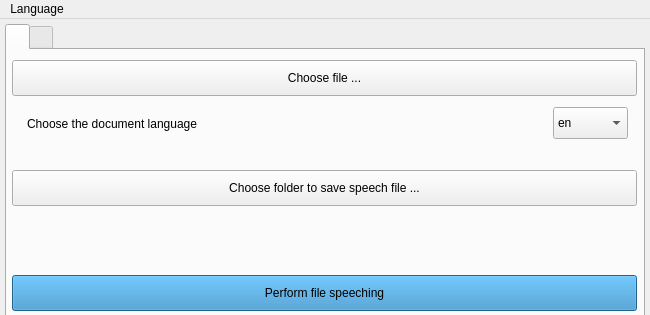
<?xml version="1.0" encoding="UTF-8"?>
<ui version="4.0">
 <class>MainWindow</class>
 <widget class="QMainWindow" name="MainWindow">
  <property name="geometry">
   <rect>
    <x>0</x>
    <y>0</y>
    <width>650</width>
    <height>315</height>
   </rect>
  </property>
  <property name="minimumSize">
   <size>
    <width>650</width>
    <height>315</height>
   </size>
  </property>
  <property name="maximumSize">
   <size>
    <width>650</width>
    <height>315</height>
   </size>
  </property>
  <property name="windowTitle">
   <string>LettersVoice</string>
  </property>
  <property name="windowIcon">
   <iconset>
    <normaloff>../f68dbafa/document-speech.png</normaloff>../f68dbafa/document-speech.png</iconset>
  </property>
  <property name="toolButtonStyle">
   <enum>Qt::ToolButtonTextOnly</enum>
  </property>
  <widget class="QWidget" name="centralwidget">
   <property name="maximumSize">
    <size>
     <width>109543</width>
     <height>109543</height>
    </size>
   </property>
   <widget class="QTabWidget" name="tabWidget">
    <property name="geometry">
     <rect>
      <x>5</x>
      <y>5</y>
      <width>640</width>
      <height>305</height>
     </rect>
    </property>
    <property name="minimumSize">
     <size>
      <width>640</width>
      <height>305</height>
     </size>
    </property>
    <property name="maximumSize">
     <size>
      <width>640</width>
      <height>305</height>
     </size>
    </property>
    <property name="currentIndex">
     <number>0</number>
    </property>
    <property name="iconSize">
     <size>
      <width>24</width>
      <height>24</height>
     </size>
    </property>
    <widget class="QWidget" name="document_tab">
     <attribute name="icon">
      <iconset>
       <normaloff>../f68dbafa/document-speech.png</normaloff>../f68dbafa/document-speech.png</iconset>
     </attribute>
     <attribute name="title">
      <string/>
     </attribute>
     <widget class="QPushButton" name="btnChooseFile">
      <property name="geometry">
       <rect>
        <x>5</x>
        <y>10</y>
        <width>625</width>
        <height>36</height>
       </rect>
      </property>
      <property name="focusPolicy">
       <enum>Qt::ClickFocus</enum>
      </property>
      <property name="layoutDirection">
       <enum>Qt::LeftToRight</enum>
      </property>
      <property name="text">
       <string>Choose file ...</string>
      </property>
     </widget>
     <widget class="QWidget" name="">
      <property name="geometry">
       <rect>
        <x>10</x>
        <y>50</y>
        <width>611</width>
        <height>47</height>
       </rect>
      </property>
      <layout class="QHBoxLayout" name="horizontalLayout">
       <item>
        <widget class="QLabel" name="label">
         <property name="sizePolicy">
          <sizepolicy hsizetype="Preferred" vsizetype="Fixed">
           <horstretch>20</horstretch>
           <verstretch>20</verstretch>
          </sizepolicy>
         </property>
         <property name="minimumSize">
          <size>
           <width>0</width>
           <height>45</height>
          </size>
         </property>
         <property name="maximumSize">
          <size>
           <width>16777215</width>
           <height>45</height>
          </size>
         </property>
         <property name="text">
          <string>Choose the document language</string>
         </property>
         <property name="textFormat">
          <enum>Qt::PlainText</enum>
         </property>
         <property name="margin">
          <number>0</number>
         </property>
         <property name="indent">
          <number>10</number>
         </property>
        </widget>
       </item>
       <item>
        <widget class="QComboBox" name="cmbSpeechLanguage_1">
         <property name="minimumSize">
          <size>
           <width>75</width>
           <height>32</height>
          </size>
         </property>
         <property name="maximumSize">
          <size>
           <width>75</width>
           <height>32</height>
          </size>
         </property>
         <property name="cursor">
          <cursorShape>PointingHandCursor</cursorShape>
         </property>
         <property name="acceptDrops">
          <bool>false</bool>
         </property>
         <property name="toolTip">
          <string>&lt;html&gt;&lt;head/&gt;&lt;body&gt;&lt;p&gt;Select language for live speeching&lt;/p&gt;&lt;/body&gt;&lt;/html&gt;</string>
         </property>
         <property name="currentText">
          <string>en</string>
         </property>
         <property name="currentIndex">
          <number>0</number>
         </property>
         <property name="maxCount">
          <number>7151</number>
         </property>
         <property name="insertPolicy">
          <enum>QComboBox::InsertAtTop</enum>
         </property>
         <property name="iconSize">
          <size>
           <width>8</width>
           <height>8</height>
          </size>
         </property>
         <item>
          <property name="text">
           <string>en</string>
          </property>
         </item>
         <item>
          <property name="text">
           <string>ru</string>
          </property>
         </item>
        </widget>
       </item>
      </layout>
     </widget>
     <widget class="QPushButton" name="btnChooseFolder">
      <property name="geometry">
       <rect>
        <x>5</x>
        <y>120</y>
        <width>625</width>
        <height>36</height>
       </rect>
      </property>
      <property name="focusPolicy">
       <enum>Qt::ClickFocus</enum>
      </property>
      <property name="text">
       <string>Choose folder to save speech file ...</string>
      </property>
     </widget>
     <widget class="QPushButton" name="btnPerform">
      <property name="geometry">
       <rect>
        <x>5</x>
        <y>225</y>
        <width>625</width>
        <height>36</height>
       </rect>
      </property>
      <property name="focusPolicy">
       <enum>Qt::ClickFocus</enum>
      </property>
      <property name="autoFillBackground">
       <bool>false</bool>
      </property>
      <property name="styleSheet">
       <string notr="true">background: rgb(48,140,198);</string>
      </property>
      <property name="text">
       <string>Perform file speeching</string>
      </property>
     </widget>
    </widget>
    <widget class="QWidget" name="live_tab">
     <attribute name="icon">
      <iconset>
       <normaloff>../cc356acc/live-speech.png</normaloff>../cc356acc/live-speech.png</iconset>
     </attribute>
     <attribute name="title">
      <string/>
     </attribute>
     <widget class="QTextEdit" name="tbLive">
      <property name="geometry">
       <rect>
        <x>5</x>
        <y>5</y>
        <width>625</width>
        <height>200</height>
       </rect>
      </property>
      <property name="focusPolicy">
       <enum>Qt::ClickFocus</enum>
      </property>
      <property name="toolTip">
       <string>&lt;html&gt;&lt;head/&gt;&lt;body&gt;&lt;p&gt;Live speeching while typing&lt;/p&gt;&lt;/body&gt;&lt;/html&gt;</string>
      </property>
      <property name="toolTipDuration">
       <number>5</number>
      </property>
     </widget>
     <widget class="QComboBox" name="cmbSpeechLanguage_2">
      <property name="geometry">
       <rect>
        <x>520</x>
        <y>230</y>
        <width>75</width>
        <height>32</height>
       </rect>
      </property>
      <property name="minimumSize">
       <size>
        <width>75</width>
        <height>32</height>
       </size>
      </property>
      <property name="maximumSize">
       <size>
        <width>75</width>
        <height>32</height>
       </size>
      </property>
      <property name="cursor">
       <cursorShape>PointingHandCursor</cursorShape>
      </property>
      <property name="acceptDrops">
       <bool>false</bool>
      </property>
      <property name="toolTip">
       <string>&lt;html&gt;&lt;head/&gt;&lt;body&gt;&lt;p&gt;Select language for live speeching&lt;/p&gt;&lt;/body&gt;&lt;/html&gt;</string>
      </property>
      <property name="currentText">
       <string>en</string>
      </property>
      <property name="currentIndex">
       <number>0</number>
      </property>
      <property name="maxCount">
       <number>7151</number>
      </property>
      <property name="insertPolicy">
       <enum>QComboBox::InsertAtTop</enum>
      </property>
      <property name="iconSize">
       <size>
        <width>8</width>
        <height>8</height>
       </size>
      </property>
      <item>
       <property name="text">
        <string>en</string>
       </property>
      </item>
      <item>
       <property name="text">
        <string>ru</string>
       </property>
      </item>
     </widget>
     <widget class="QPushButton" name="btnMuteUnmute">
      <property name="geometry">
       <rect>
        <x>600</x>
        <y>230</y>
        <width>32</width>
        <height>32</height>
       </rect>
      </property>
      <property name="minimumSize">
       <size>
        <width>32</width>
        <height>32</height>
       </size>
      </property>
      <property name="maximumSize">
       <size>
        <width>32</width>
        <height>32</height>
       </size>
      </property>
      <property name="focusPolicy">
       <enum>Qt::ClickFocus</enum>
      </property>
      <property name="toolTip">
       <string>&lt;html&gt;&lt;head/&gt;&lt;body&gt;&lt;p&gt;Mute/Unmute&lt;/p&gt;&lt;/body&gt;&lt;/html&gt;</string>
      </property>
      <property name="toolTipDuration">
       <number>5</number>
      </property>
      <property name="text">
       <string/>
      </property>
      <property name="icon">
       <iconset>
        <normaloff>../cecca979/unmuted.png</normaloff>../cecca979/unmuted.png</iconset>
      </property>
      <property name="iconSize">
       <size>
        <width>16</width>
        <height>16</height>
       </size>
      </property>
      <property name="checkable">
       <bool>true</bool>
      </property>
      <property name="checked">
       <bool>true</bool>
      </property>
      <property name="flat">
       <bool>false</bool>
      </property>
     </widget>
    </widget>
   </widget>
  </widget>
  <widget class="QMenuBar" name="menuBar">
   <property name="geometry">
    <rect>
     <x>0</x>
     <y>0</y>
     <width>650</width>
     <height>28</height>
    </rect>
   </property>
   <widget class="QMenu" name="menuLanguage">
    <property name="title">
     <string>Language</string>
    </property>
    <addaction name="actionEnglish"/>
    <addaction name="actionRussian"/>
   </widget>
   <addaction name="menuLanguage"/>
  </widget>
  <action name="actionEnglish">
   <property name="text">
    <string>English</string>
   </property>
  </action>
  <action name="actionRussian">
   <property name="text">
    <string>Russian</string>
   </property>
  </action>
 </widget>
 <resources/>
 <connections/>
</ui>
